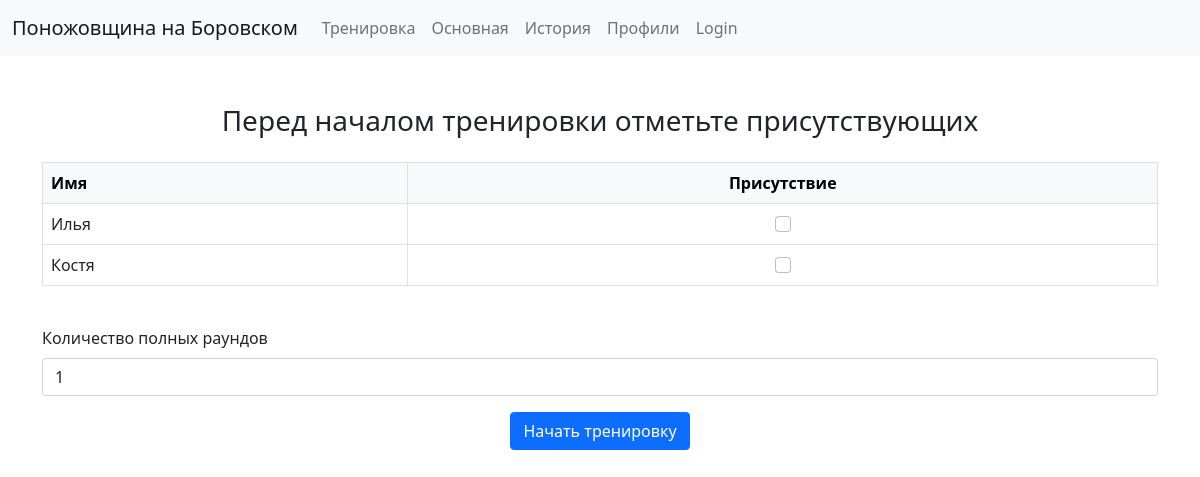
/mark_presence, run on an earlier commit of the app's database.
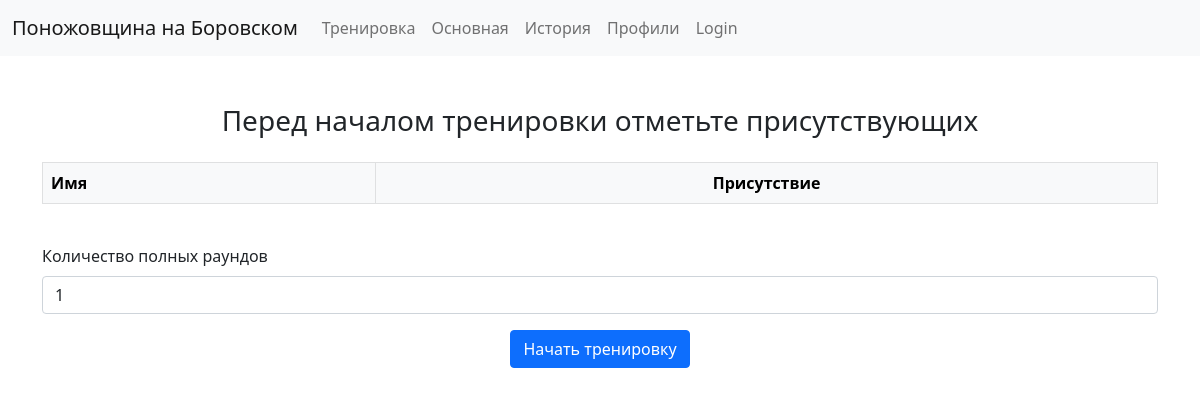
And on a later commit of the database.
### tables this page shows
CREATE TABLE FIGHTERS (
        id INTEGER PRIMARY KEY AUTOINCREMENT,
        name TEXT NOT NULL UNIQUE,
        wins INTEGER NOT NULL DEFAULT 0,
        loses INTEGER NOT NULL DEFAULT 0
    , KD FLOAT);

### main.py (the view)
@app.route('/mark_presence', methods=['GET', 'POST'])
def mark_presence():
    cursor.execute('SELECT * FROM FIGHTERS')
    fighters = cursor.fetchall()
    if request.method == 'POST':
        attended = request.form.getlist('attended')
        full_rounds = int(request.form.getlist('full_rounds')[0])
        today_date = create_training_session(attended, full_rounds)
        return redirect(url_for('training_session', date=today_date, full_rounds=full_rounds))
    return render_template('mark_presence.html', fighters=fighters, title='Присутствющие')

### templates/mark_presence.html
{% extends 'base.html' %}
{% block content %}
<div class="container mt-5">
    <h3 class="text-center">Перед началом тренировки отметьте присутствующих</h3>
    <form method="POST" action="/mark_presence" class="mt-4">
        <div class="table-responsive">
            <table class="table table-bordered table-hover">
                <thead class="table-light">
                <tr>
                    <th>Имя</th>
                    <th class="text-center">Присутствие</th>
                </tr>
                </thead>
                <tbody>
                {% for fighter in fighters %}
                <tr>
                    <td>{{ fighter[1] }}</td>
                    <td class="text-center">
                        <input type="checkbox" class="form-check-input" name="attended" value="{{ fighter[1] }}">
                    </td>
                </tr>
                {% endfor %}
                </tbody>
            </table>
        </div>
        <div class="mt-4 mb-3">
            <label for="full_rounds" class="form-label">Количество полных раундов</label>
            <input type="number" class="form-control" id="full_rounds" name="full_rounds" value="1" min="1">
        </div>
        <div class="d-flex justify-content-center">
            <button type="submit" class="btn btn-primary">Начать тренировку</button>
        </div>
    </form>
</div>
{% endblock %}

What changed in the data, as far as the page shows it:
removed FIGHTERS: name "Илья"
removed FIGHTERS: name "Костя"
